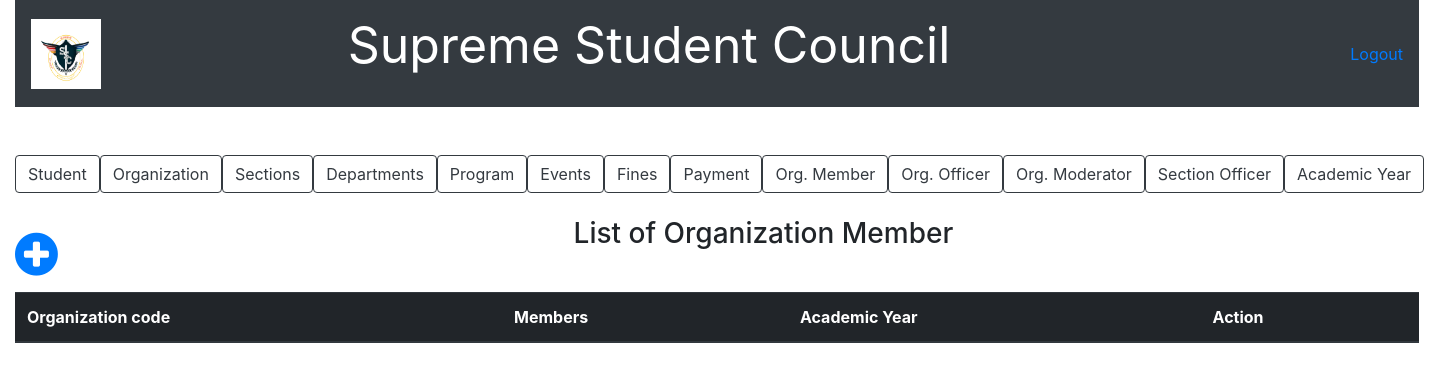
Before: /list_of_organization_member.php with the older database file.
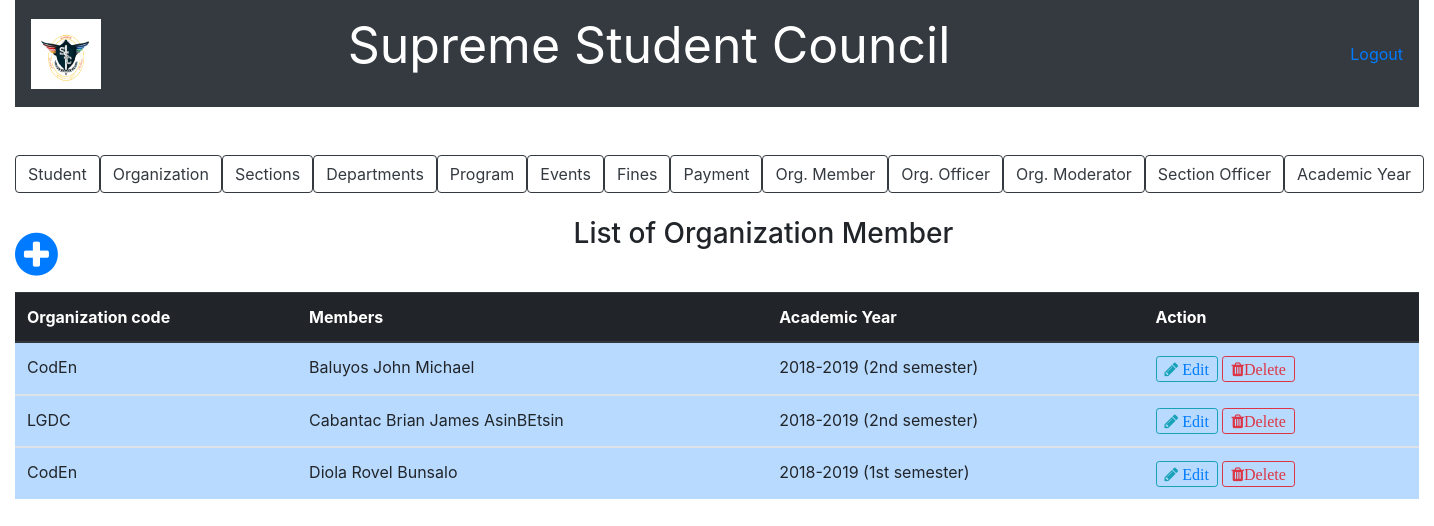
After: the same page with the newer database file.
### tables this page shows
CREATE TABLE `org_member` (
  `organization_code` varchar(50) NOT NULL,
  `id_number` varchar(50) NOT NULL,
  `academic_code` varchar(50) NOT NULL
);

CREATE TABLE `student` (
  `id_number` varchar(50) NOT NULL,
  `last_name` varchar(100) NOT NULL,
  `first_name` varchar(100) NOT NULL,
  `middle_name` varchar(100) NOT NULL,
  `course_code` varchar(10) NOT NULL,
  `section_id` varchar(20) NOT NULL,
  `status` varchar(50) NOT NULL
);

CREATE TABLE `academic_year` (
  `academic_code` varchar(50) NOT NULL,
  `acad_year` varchar(50) NOT NULL,
  `semester` varchar(50) NOT NULL
);

### list_of_organization_member.php (the view, shortened to what this page needs)
<?php include('server.php'); ?>
<!DOCTYPE html>
<html>
<head>
		<link rel="stylesheet" href="bootstrap/css/bootstrap.min.css">
		<link rel = "stylesheet" href = "font-awesome-4.7.0/font-awesome-4.7.0/css/font-awesome.min.css">
		<link href = "css/style.css" rel = "stylesheet" type = "text/css" >
</head>
<body>
	<div class="container-fluid">
		<nav class="navbar navbar-expand-lg navbar-dark bg-dark">
		   <a href = "index.php"><img src = "picture/ssc.PNG" style=" height:70px; width:70px;"></a>
		  <div class="collapse navbar-collapse" id="navbarTogglerDemo03">
		    	</center><p style="color:white; font-size: 50px; margin-right: 400px;">Supreme Student Council<strong></strong></p>
		    	<a href="logout.php">Logout</a>
		  </div>
		</nav>
	</div>
	<br /><br />
	<div class="container-fluid">
				<div class="btn-group btn-group-lg" role="group"">
					<a href = "list_of_student.php"><button type="button" class="btn btn-outline-dark">Student</button></a>
					<a href ="list_of_organization.php"><button type="button" class="btn btn-outline-dark">Organization</button></a>
					<a href ="list_of_section.php"><button type="button" class="btn btn-outline-dark">Sections</button></a>
					<a href ="list_of_department.php"><button type="button" class="btn btn-outline-dark">Departments</button>
					<a href ="list_of_program.php"><button type="button" class="btn btn-outline-dark">Program</button></a>
					<a href ="list_of_event.php"><button type="button" class="btn btn-outline-dark">Events</button></a>
					<a href ="fines.php"><button type="button" class="btn btn-outline-dark">Fines</button></a>
					<a href ="payment.php"><button type="button" class="btn btn-outline-dark">Payment</button></a>
					<a href ="list_of_organization_member.php"><button type="button" class="btn btn-outline-dark">Org. Member</button></a>
					<a href ="list_of_organization_officer.php"><button type="button" class="btn btn-outline-dark">Org. Officer</button></a>
					<a href ="list_of_organization_moderator.php"><button type="button" class="btn btn-outline-dark">Org. Moderator</button></a>
					<a href ="list_of_section_officer.php"><button type="button" class="btn btn-outline-dark">Section Officer</button></a>
					<a href ="list_of_acad_year.php"><button type="button" class="btn btn-outline-dark">Academic Year</button></a>
				</div>
				<br /><br />
				<a href = "add_new_organization_member.php"><span style="float: left; font-size: 50px; margin-right: 50px;"><i class="fa fa-plus-circle" font-size = "50px"></i></span></a>
				<center><h3>List of Organization Member</h3></center><br />
				<?php $results = mysqli_query($db, "SELECT * FROM org_member,academic_year,student WHERE org_member.academic_code = academic_year.academic_code AND student.id_number=org_member.id_number"); ?>
				<table class="table table-primary">
				  <thead class="thead-dark">
				    <tr>
				      <th scope="col">Organization code</th>
				      <th scope="col">Members</th>
					  <th scope="col">Academic Year</th>
				      <th scope="col">Action</th>
				    </tr>
				  </thead>
				  <?php while ($row = mysqli_fetch_array($results)){ ?>
				  <tbody>
				    <tr>
							<td><?php echo $row['organization_code']?></td>
							<td><?php echo ucwords($row['last_name']." ".$row['first_name']." ".$row['middle_name'])?></td>
							<td><?php echo $row['acad_year']." "."(".$row['semester'].")" ?></td>
							<td>
								<button type="button" class="btn btn-outline-info btn-sm fa fa-pencil"><a href="update_org_member.php?EDIT4=<?php echo $row['id_number']; ?>"> Edit </a></button>
								<button type="button" class="btn btn-outline-danger btn-sm fa fa-trash" data-toggle="modal" data-target="#exampleModal">Delete</button>
							</td>
				    </tr>
				  </tbody>
				  <?php
  				  } ?>
				</table>
	</div>
</body>
</html>

Changed rows visible on the page:
added org_member: organization_code "CodEn", id_number.middle_name "Baluyos John Michael", academic_code.acad_year "2018-2019", academic_code.semester "2nd semester"
added org_member: organization_code "LGDC", id_number.middle_name "Cabantac Brian James AsinBEtsin", academic_code.acad_year "2018-2019", academic_code.semester "2nd semester"
added org_member: organization_code "CodEn", id_number.middle_name "Diola Rovel Bunsalo", academic_code.acad_year "2018-2019", academic_code.semester "1st semester"
